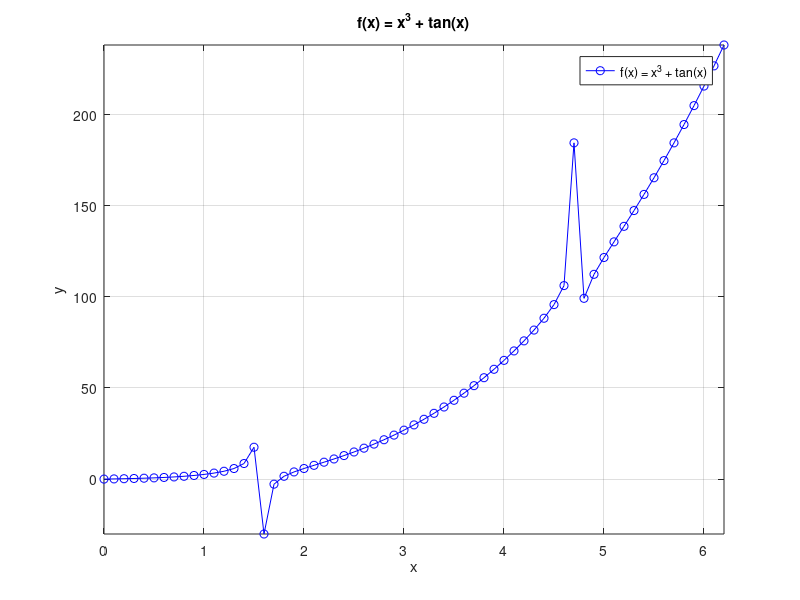
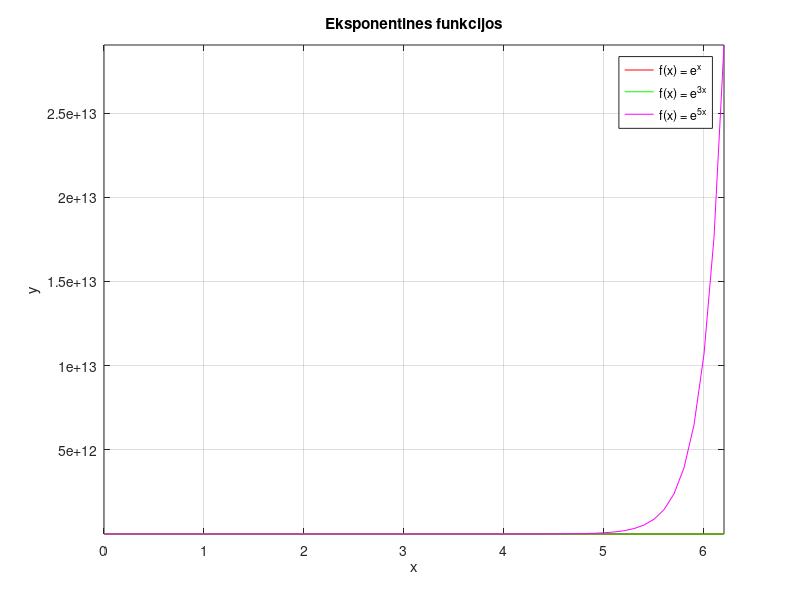
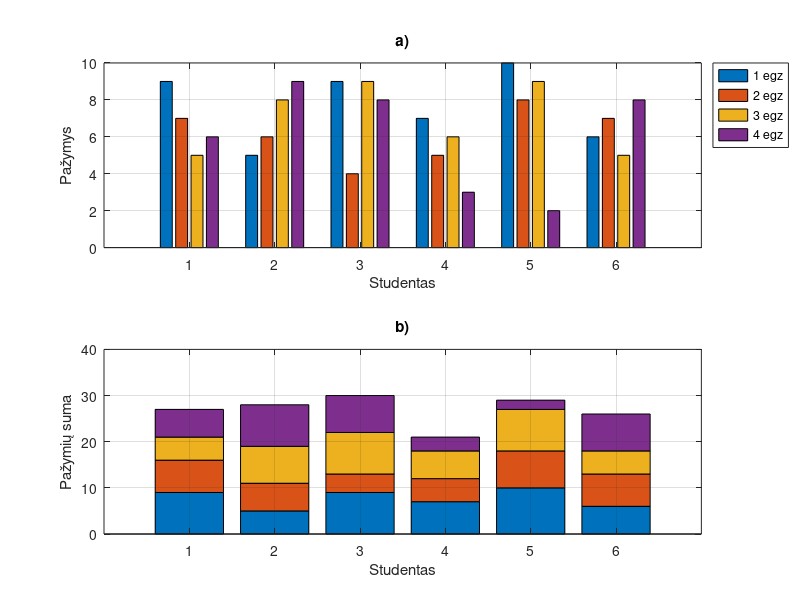

These charts were generated, in order, by the following MATLAB code:
% Chimene Mockute EEf-25/2
% 1. Dvimatis grafiku vaizdavimas
% a) 

x = 0:0.1:2*pi; 
y1 = x.^3 + tan(x); 

figure(1);
plot(x, y1, 'bo-'); %melyna o tipas
title('f(x) = x^3 + tan(x)');
xlabel('x');
ylabel('y');
%ribos 
axis([min(x) max(x) min(y1) max(y1)]); 
legend('f(x) = x^3 + tan(x)', 'Location', 'best'); 
grid on;

% b) c) 
y2_1 = exp(x);
y2_2 = exp(3*x);
y2_3 = exp(5*x);

figure(2);
plot(x, y2_1, 'r-', x, y2_2, 'g-', x, y2_3, 'm-'); %red, green, magenta
title('Eksponentines funkcijos');
xlabel('x');
ylabel('y');
%ribos
axis([min(x) max(x) min(y2_1) max(y2_3)]); 
legend('f(x) = e^x', 'f(x) = e^{3x}', 'f(x) = e^{5x}', 'Location', 'best');
grid on;
%% 

% 2. Specializuotu grafiku kūrimas
% a) 
pazymiai = [
    9, 7, 5, 6;
    5, 6, 8, 9;
    9, 4, 9, 8;
    7, 5, 6, 3;
    10, 8, 9, 2;
    6, 7, 5, 8
    ];

figure(3);
% a)vertikalus 
subplot(2,1,1);
bar(pazymiai, 'grouped');
title('a)');
xlabel('Studentas');
ylabel('Pažymys');
% asiu ribos
axis([0 7 0 10]); 
legend('1 egz', '2 egz', '3 egz', '4 egz', 'Location', 'northeastoutside'); 
grid on;

% b)  diskreciai 
subplot(2,1,2);
bar(pazymiai, 'stacked');
title('b)');
xlabel('Studentas');
ylabel('Pažymių suma');

axis([0 7 0 40]); 
grid on;
